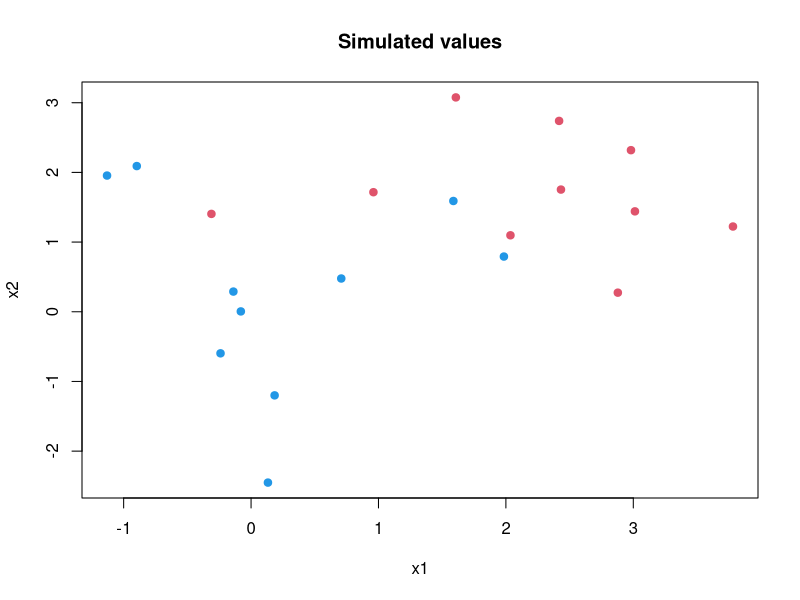
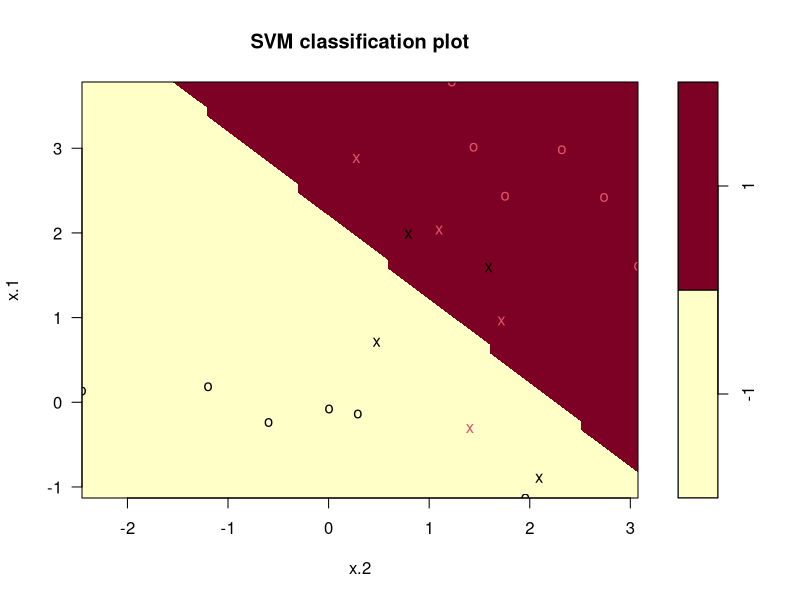
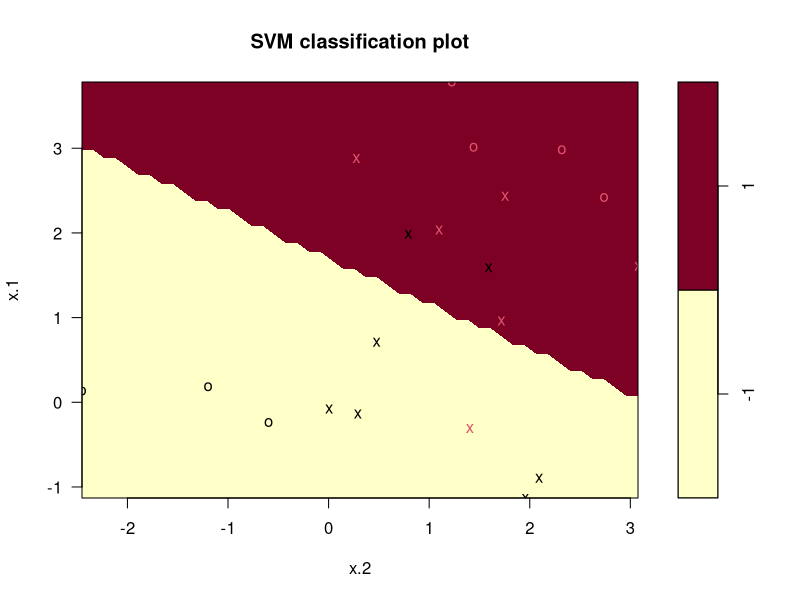
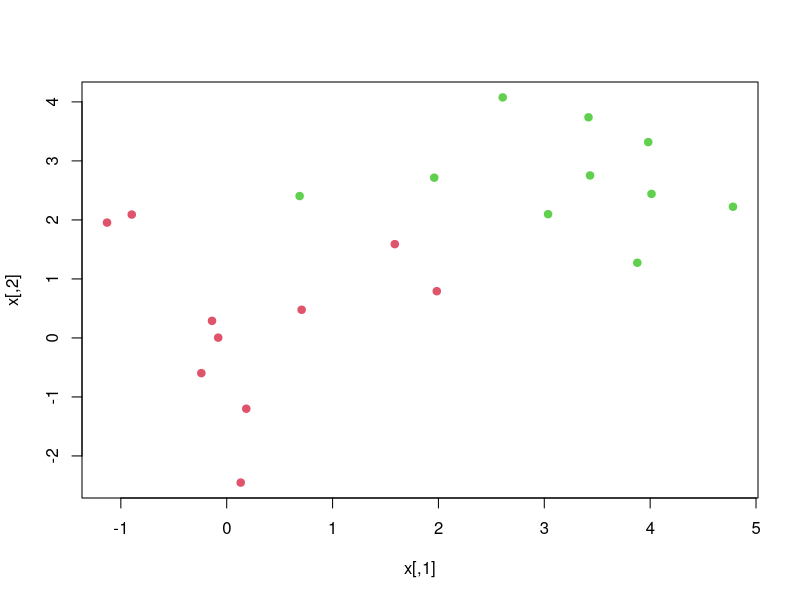
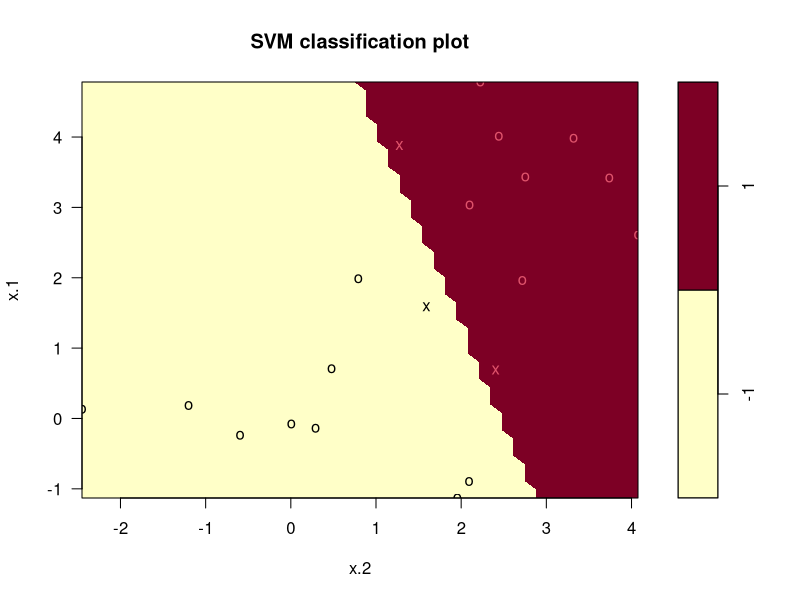
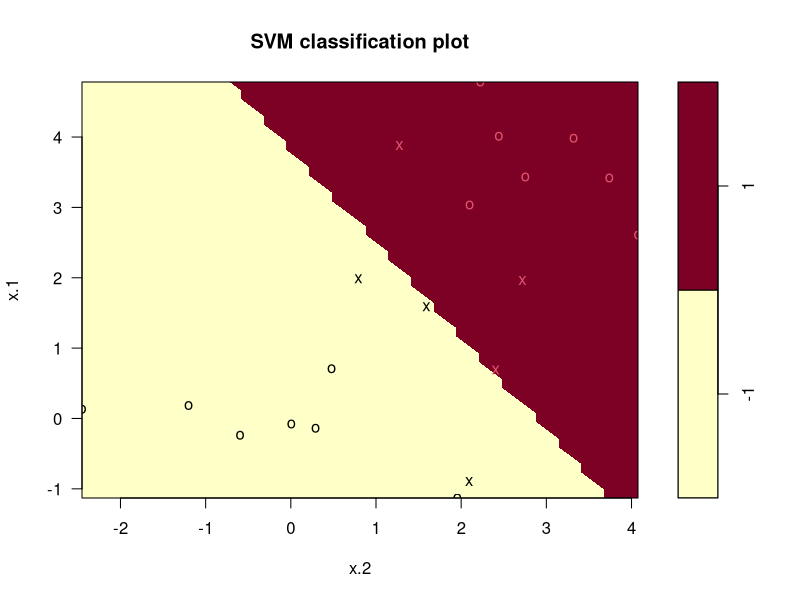

Source code (R) for these figures, in order:
## ---- chunk 1
set.seed(2)
x <- matrix(rnorm(20 * 2), ncol = 2)
y <- c(rep(-1, 10), rep(1, 10))
x[y == 1, ] <- x[y == 1, ] + 2
plot(x, col = (3 - y), pch=19, 
     main="Simulated values",
     xlab="x1", ylab="x2")
## ---- chunk 2
dat <- data.frame(x = x, y = as.factor(y))
library(e1071)
svmfit <- svm(y ~ ., data = dat, kernel = "linear", 
    cost = 10, scale = FALSE)

svmfit
## ---- chunk 3
plot(svmfit, dat)
## ---- chunk 4
svmfit$index
## ---- chunk 5
summary(svmfit)
## ---- chunk 6
svmfit <- svm(y ~ ., data = dat, kernel = "linear", 
    cost = 0.1, scale = FALSE)
plot(svmfit, dat)
svmfit$index
## ---- chunk 7
set.seed(1)
tune.out <- tune(svm, y ~ ., data = dat, kernel = "linear", 
    ranges = list(cost = c(0.001, 0.01, 0.1, 1, 5, 10, 100)))
## ---- chunk 8
summary(tune.out)
## ---- chunk 9
bestmod <- tune.out$best.model
summary(bestmod)
## ---- chunk 10
set.seed(11)
xtest <- matrix(rnorm(20 * 2), ncol = 2)
ytest <- sample(c(-1, 1), 20, rep = TRUE)
xtest[ytest == 1, ] <- xtest[ytest == 1, ] + 2
testdat <- data.frame(x = xtest, y = as.factor(ytest))
## ---- chunk 11
ypred <- predict(bestmod, testdat)
table(predict = ypred, truth = testdat$y)
## ---- chunk 12
svmfit <- svm(y ~ ., data = dat, kernel = "linear", 
    cost = .01, scale = FALSE)
ypred <- predict(svmfit, testdat)
table(predict = ypred, truth = testdat$y)
## ---- chunk 13
x[y == 1, ] <- x[y == 1, ] + 1
plot(x, col = (y + 5) / 2, pch = 19)
## ---- chunk 14
dat <- data.frame(x = x, y = as.factor(y))
svmfit <- svm(y ~ ., data = dat, kernel = "linear", 
    cost = 1e5)
summary(svmfit)
plot(svmfit, dat)
## ---- chunk 15
svmfit <- svm(y ~ ., data = dat, kernel = "linear", cost = 1)
summary(svmfit)
plot(svmfit, dat)
